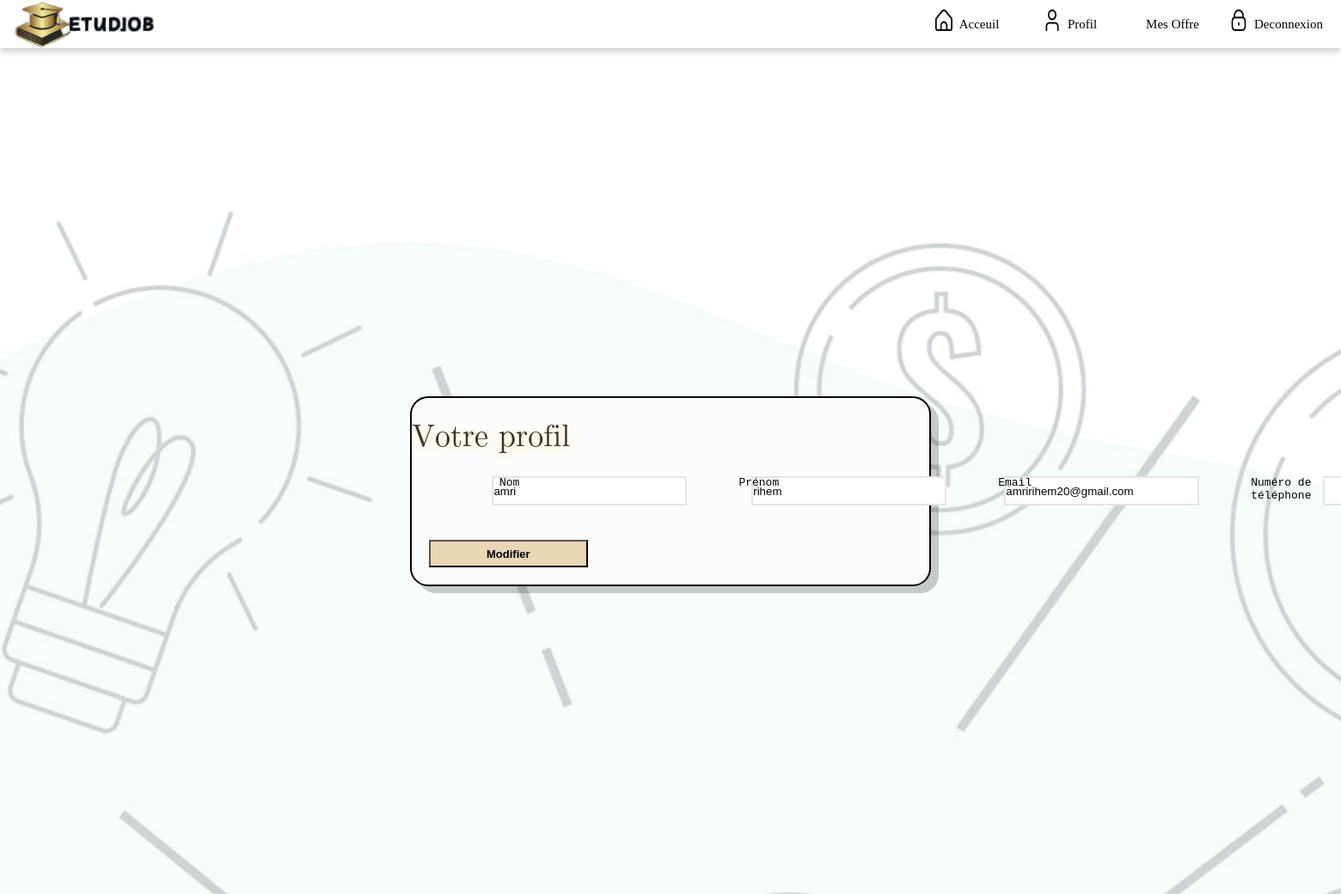
Screenshot of /profil.php (signed in) with the database file from the repository.
### tables this page shows
CREATE TABLE `user` (
  `id_user` int(11) NOT NULL,
  `nom` varchar(30) NOT NULL,
  `prenom` varchar(30) NOT NULL,
  `email` varchar(30) NOT NULL,
  `pwd` varchar(30) NOT NULL,
  `genre` varchar(10) NOT NULL,
  `datenaiss` date NOT NULL,
  `role` varchar(10) NOT NULL,
  `niveau` varchar(50) DEFAULT NULL,
  `etablisement` varchar(50) DEFAULT NULL,
  `descrip` text DEFAULT NULL,
  `tel` varchar(8) NOT NULL
);

### profil.php (the view, shortened to what this page needs)
<?php
if (isset($_SESSION['id_user']) && !empty($_SESSION['id_user'])) {
    $user_id = $_SESSION['id_user'];
    $serveur = "localhost";
    $utilisateur = "root";
    $mot_de_passe = "";
    $base_de_donnees = "etudjobweb";
    $connexion = mysqli_connect($serveur, $utilisateur, $mot_de_passe, $base_de_donnees);
    $query = "SELECT * FROM user WHERE id_user = $user_id";
    $resultat = mysqli_query($connexion, $query);
    if ($resultat) {
        $utilisateur = mysqli_fetch_assoc($resultat);
    } else {
          echo("erreur de connection");
    }
} else {
    header("Location: login.php");
    exit();
}
?>
<!DOCTYPE html>
<html lang="en">
<head>
  <link rel="stylesheet" href="profil.css">
</head>
<body>
  <div class="background">
    <div class="navbar">
      <header class="header">
          <img src="../PROJETWEB/img/etud.png" alt="" class="logo">
          <ul class="navlist">
          <li class="navitem">
              <a href="etudiant.html" class="link">
              <img src="../PROJETWEB/img/maison.png" alt="Acceuil" class="icon">
              <p class="picon">Acceuil</p>
              </a>
          </li>
          <li class="navitem">
              <a href="profil.php" class="link">
              <img src="../PROJETWEB/img/utilisateur.png" alt="Save Offres" class="icon">
              <p class="picon">Profil</p>
              </a>
          </li>
          <li class="navitem">
                    <a href="Mesoffre.php" class="link">
                    <p class="picon">Mes Offre</p>
                    </a>
                </li>
          <li class="navitem">
              <a href="Acceuil.html" class="link">
              <img src="../PROJETWEB/img/bloquer.png" alt="Log Out" class="icon">
              <p class="picon">Deconnexion</p>
              </a>
          </li>
          </ul>
      </header>
  </div>
    <div class="loginbody">
      <div class="tabcontent">
        <form class="mef">
          <p class="p1inscrit">Votre profil</p>
          <div class="labelinput1">
          <div class="labelinput1">
            <label for="nom" class="nom">Nom</label>
            <input type="text" id="nom" value="<?php echo $utilisateur['nom']; ?>" class="inputinscrit1" readonly>
          </div>
          <div class="labelinput1">
            <label for="prenom" class="prenom">Prénom</label>
            <input type="text" id="prenom" value="<?php echo $utilisateur['prenom']; ?>" class="inputinscrit1" readonly>
          </div>
          <div class="labelinput1">
            <label for="email" class="email">Email</label>
            <input type="text" id="email" value="<?php echo $utilisateur['email']; ?>" class="inputinscrit1" readonly>
          </div>
          <div class="labelinput1">
            <label for="tel" class="tel">Numéro de téléphone</label>
            <input type="text" id="tel" value="<?php echo $utilisateur['tel']; ?>" class="inputinscrit1" readonly>
          </div>
          </div>
          <button type="button" class="bottom1" onclick="window.location.href='modifierProfil.php'">Modifier</button>
        </form>
      </div>
    </div>
  </div>
</body>
</html>

### profil.css (style rules this page uses)
* { box-sizing: content-box; margin: 0; padding: 0; }
.loginbody { background-image: url(img/back.jpg); background-size: cover; background-attachment: fixed; min-height: 130vh; display: flex; align-items: center; justify-content: center; }
.header { height: 64px; position: absolute; z-index: 999; width: 100%; display: flex; justify-content: flex-end; align-items: center; background-color: transparent; box-shadow: 0 4px 8px rgba(0, 0, 0, 0.2); top: 0px; }
.p1inscrit { text-shadow: 2px 4px 19px #ffe5ad; font-family: math; color:#3d3322; font-size: 36px; padding-top: 24px; padding-bottom: 24px; }
.tabcontent { width: 602px; height: fit-content; background-color: #fcfcfc; border: 2px solid black; border-radius: 21px; box-shadow: 9px 8px 0px 0px rgba(0, 0, 0, 0.2); margin-top: 103px; }
.labelinput1 { position: inherit; display: flex; flex-direction: row; padding-left: 36px; }
.labelinput1 label { position: relative; left:30px; font-family: monospace; }
.prenom { font-family: monospace; position: relative; left: 48px; }
.inputinscrit1 { margin-right: -6px; margin-left: -2px; width: 223px; border: 2px solid #e5e5e5; }
.bottom1 { font-weight: bold; font-size: 13px; margin-top: -2px; background-color:#e9d6b4; margin: 20px; margin-top: 40px; width:30%; min-height: 28px; }
.header { height: 56px; position: absolute; z-index: 999; width: 100%; display: flex; justify-content: flex-end; align-items: center; background-color: white; box-shadow: 0 4px 8px rgba(0, 0, 0, 0.2); position: fixed; }
.link { color: rgb(0, 0, 0); text-decoration: none; font-size: 16px; transition: color 0.3s; display: flex; justify-content: center; flex-direction: row; align-items: center; }
.navlist { display: flex; list-style: none; margin-right: 20px; padding: 0; align-items: flex-end; }
.navitem { color: white; text-decoration: none; width: 120px; height: 53.44px; font-size: 18px; transition: color 0.3s; display: flex; justify-content: center; align-items: center; }
.logo { position: absolute; top: 45%; left: 16px; transform: translateY(-50%); height: 90px; width: 192px; padding-top: 38px; }
.icon { width: 20px; height: 25px; padding-left:10px; padding-bottom: 10px; }
.picon { color: rgb(0, 0, 0); text-decoration: none; font-size: 15px; padding-left: 8px; transition: color 0.3s; }

### rows the page displays
user: nom "amri", prenom "rihem", email "amririhem20@gmail.com"
